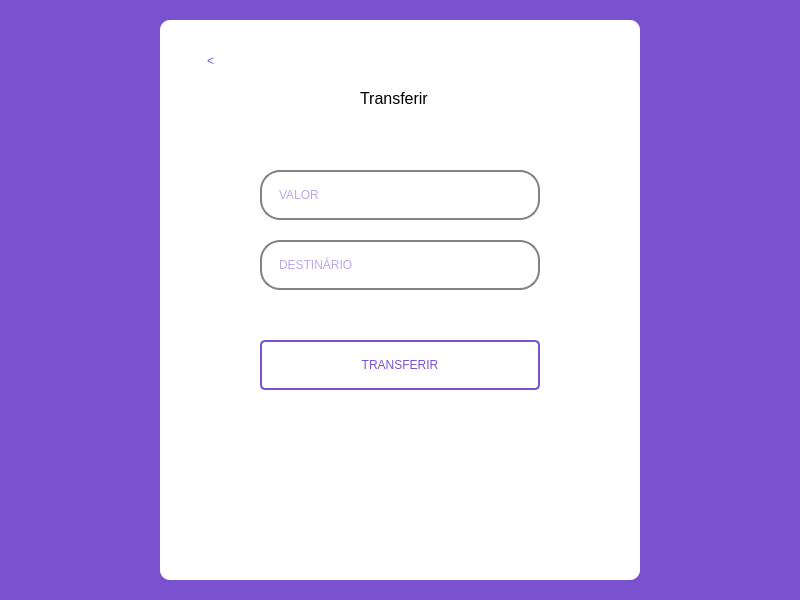
<?xml version="1.0" encoding="UTF-8"?>
<ui version="4.0">
 <class>MainWindow</class>
 <widget class="QMainWindow" name="MainWindow">
  <property name="geometry">
   <rect>
    <x>0</x>
    <y>0</y>
    <width>800</width>
    <height>600</height>
   </rect>
  </property>
  <property name="windowTitle">
   <string>Transferir</string>
  </property>
  <widget class="QWidget" name="centralwidget">
   <property name="styleSheet">
    <string notr="true">background-color:rgb(122, 82, 208);</string>
   </property>
   <layout class="QHBoxLayout" name="horizontalLayout">
    <property name="spacing">
     <number>0</number>
    </property>
    <property name="leftMargin">
     <number>0</number>
    </property>
    <property name="topMargin">
     <number>0</number>
    </property>
    <property name="rightMargin">
     <number>0</number>
    </property>
    <property name="bottomMargin">
     <number>0</number>
    </property>
    <item>
     <widget class="QFrame" name="frame">
      <property name="minimumSize">
       <size>
        <width>480</width>
        <height>560</height>
       </size>
      </property>
      <property name="maximumSize">
       <size>
        <width>480</width>
        <height>560</height>
       </size>
      </property>
      <property name="styleSheet">
       <string notr="true">QFrame{
	background-color: rgb(255, 255, 255);
	border-radius: 10px;
}</string>
      </property>
      <property name="frameShape">
       <enum>QFrame::StyledPanel</enum>
      </property>
      <property name="frameShadow">
       <enum>QFrame::Raised</enum>
      </property>
      <widget class="QPushButton" name="button_back_trans">
       <property name="geometry">
        <rect>
         <x>20</x>
         <y>20</y>
         <width>61</width>
         <height>41</height>
        </rect>
       </property>
       <property name="cursor">
        <cursorShape>PointingHandCursor</cursorShape>
       </property>
       <property name="styleSheet">
        <string notr="true">QPushButton{
	font: 18pt &quot;Verdana&quot; ;
	background-color: rgb(255, 255, 255);
	border: rgb(255, 255, 255);
	color: rgb(122, 82, 208);
}

QPushButton:pressed{
	color: rgb(0, 255, 255);
}</string>
       </property>
       <property name="text">
        <string>&lt;</string>
       </property>
      </widget>
      <widget class="QLabel" name="label">
       <property name="geometry">
        <rect>
         <x>200</x>
         <y>70</y>
         <width>81</width>
         <height>16</height>
        </rect>
       </property>
       <property name="font">
        <font>
         <pointsize>12</pointsize>
        </font>
       </property>
       <property name="text">
        <string>Transferir</string>
       </property>
      </widget>
      <widget class="QLineEdit" name="inputValorTrans">
       <property name="geometry">
        <rect>
         <x>100</x>
         <y>150</y>
         <width>280</width>
         <height>50</height>
        </rect>
       </property>
       <property name="styleSheet">
        <string notr="true">QLineEdit{
	font: 8pt &quot;Verdana&quot; ;
	border: 2px solid rgb(130, 130,130);
	border-radius: 20px;
	padding: 15px;
	background-color: rgb(255, 255, 255);
	color: rgb(122, 82, 208);
}

QLineEdit:hover{
	background-color: rgb(255, 255, 255);
	border: 2px solid rgb(122, 82, 208);
}

QLineEdit:focus{
	background-color: rgb(255, 255, 255);
	border: 2px solid rgb(122, 82, 208);
}</string>
       </property>
       <property name="text">
        <string/>
       </property>
       <property name="maxLength">
        <number>11</number>
       </property>
       <property name="placeholderText">
        <string>VALOR</string>
       </property>
      </widget>
      <widget class="QLineEdit" name="inpNumTrans">
       <property name="geometry">
        <rect>
         <x>100</x>
         <y>220</y>
         <width>280</width>
         <height>50</height>
        </rect>
       </property>
       <property name="styleSheet">
        <string notr="true">QLineEdit{
	font: 8pt &quot;Verdana&quot; ;
	border: 2px solid rgb(130, 130,130);
	border-radius: 20px;
	padding: 15px;
	background-color: rgb(255, 255, 255);
	color: rgb(122, 82, 208);
}

QLineEdit:hover{
	background-color: rgb(255, 255, 255);
	border: 2px solid rgb(122, 82, 208);
}

QLineEdit:focus{
	background-color: rgb(255, 255, 255);
	border: 2px solid rgb(122, 82, 208);
}</string>
       </property>
       <property name="text">
        <string/>
       </property>
       <property name="maxLength">
        <number>11</number>
       </property>
       <property name="placeholderText">
        <string>DESTINÁRIO</string>
       </property>
      </widget>
      <widget class="QPushButton" name="buttonTrans">
       <property name="geometry">
        <rect>
         <x>100</x>
         <y>320</y>
         <width>280</width>
         <height>50</height>
        </rect>
       </property>
       <property name="cursor">
        <cursorShape>PointingHandCursor</cursorShape>
       </property>
       <property name="styleSheet">
        <string notr="true">QPushButton{
	font: 8pt &quot;Verdana&quot; ;
	border: 2px solid rgb(122, 82, 208);
	border-radius: 5px;
	padding: 15px;
	color: rgb(122, 82, 208);
	background-color: rgb(255, 255, 255);
}

QPushButton:pressed{
	background-color: rgb(122, 82, 208);
	color: rgb(0, 255, 255);
}</string>
       </property>
       <property name="text">
        <string>TRANSFERIR</string>
       </property>
      </widget>
      <widget class="QLabel" name="statusTrans">
       <property name="geometry">
        <rect>
         <x>118</x>
         <y>290</y>
         <width>251</width>
         <height>20</height>
        </rect>
       </property>
       <property name="layoutDirection">
        <enum>Qt::LeftToRight</enum>
       </property>
       <property name="text">
        <string/>
       </property>
       <property name="alignment">
        <set>Qt::AlignCenter</set>
       </property>
      </widget>
      <widget class="QLabel" name="labelTransStts">
       <property name="geometry">
        <rect>
         <x>110</x>
         <y>120</y>
         <width>261</width>
         <height>20</height>
        </rect>
       </property>
       <property name="styleSheet">
        <string notr="true">color: rgb(0, 230, 230);</string>
       </property>
       <property name="text">
        <string/>
       </property>
       <property name="alignment">
        <set>Qt::AlignCenter</set>
       </property>
      </widget>
     </widget>
    </item>
   </layout>
  </widget>
 </widget>
 <resources/>
 <connections/>
</ui>
